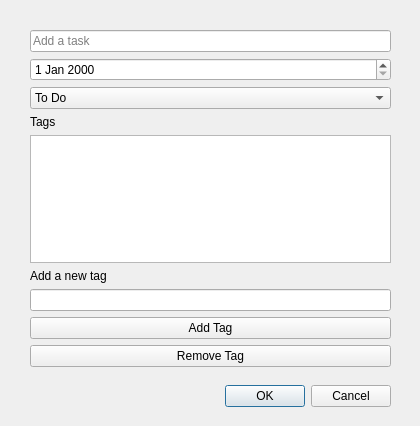
<?xml version="1.0" encoding="UTF-8"?>
<ui version="4.0">
 <class>TaskDialog</class>
 <widget class="QDialog" name="TaskDialog">
  <property name="geometry">
   <rect>
    <x>0</x>
    <y>0</y>
    <width>420</width>
    <height>426</height>
   </rect>
  </property>
  <property name="windowTitle">
   <string>Dialog</string>
  </property>
  <widget class="QDialogButtonBox" name="buttonBox">
   <property name="geometry">
    <rect>
     <x>50</x>
     <y>380</y>
     <width>341</width>
     <height>32</height>
    </rect>
   </property>
   <property name="orientation">
    <enum>Qt::Orientation::Horizontal</enum>
   </property>
   <property name="standardButtons">
    <set>QDialogButtonBox::StandardButton::Cancel|QDialogButtonBox::StandardButton::Ok</set>
   </property>
  </widget>
  <widget class="QWidget" name="gridLayoutWidget">
   <property name="geometry">
    <rect>
     <x>30</x>
     <y>30</y>
     <width>361</width>
     <height>337</height>
    </rect>
   </property>
   <layout class="QGridLayout" name="gridLayout">
    <item row="0" column="0">
     <widget class="QLineEdit" name="titleEdit">
      <property name="placeholderText">
       <string>Add a task</string>
      </property>
     </widget>
    </item>
    <item row="7" column="0">
     <widget class="QLineEdit" name="newTagLineEdit"/>
    </item>
    <item row="8" column="0">
     <widget class="QPushButton" name="addTagButton">
      <property name="text">
       <string>Add Tag</string>
      </property>
     </widget>
    </item>
    <item row="3" column="0">
     <widget class="QLabel" name="tagLabel">
      <property name="text">
       <string>Tags</string>
      </property>
     </widget>
    </item>
    <item row="1" column="0">
     <widget class="QDateEdit" name="dueDateEdit"/>
    </item>
    <item row="2" column="0">
     <widget class="QComboBox" name="statusComboBox">
      <item>
       <property name="text">
        <string>To Do</string>
       </property>
      </item>
      <item>
       <property name="text">
        <string>In Progress</string>
       </property>
      </item>
      <item>
       <property name="text">
        <string>Done</string>
       </property>
      </item>
     </widget>
    </item>
    <item row="5" column="0">
     <widget class="QLabel" name="newTagLabel">
      <property name="text">
       <string>Add a new tag</string>
      </property>
     </widget>
    </item>
    <item row="4" column="0">
     <widget class="QListWidget" name="tagsListWidget"/>
    </item>
    <item row="9" column="0">
     <widget class="QPushButton" name="removeTagButton">
      <property name="text">
       <string>Remove Tag</string>
      </property>
     </widget>
    </item>
   </layout>
  </widget>
 </widget>
 <resources/>
 <connections>
  <connection>
   <sender>buttonBox</sender>
   <signal>accepted()</signal>
   <receiver>TaskDialog</receiver>
   <slot>accept()</slot>
   <hints>
    <hint type="sourcelabel">
     <x>248</x>
     <y>254</y>
    </hint>
    <hint type="destinationlabel">
     <x>157</x>
     <y>274</y>
    </hint>
   </hints>
  </connection>
  <connection>
   <sender>buttonBox</sender>
   <signal>rejected()</signal>
   <receiver>TaskDialog</receiver>
   <slot>reject()</slot>
   <hints>
    <hint type="sourcelabel">
     <x>316</x>
     <y>260</y>
    </hint>
    <hint type="destinationlabel">
     <x>286</x>
     <y>274</y>
    </hint>
   </hints>
  </connection>
 </connections>
</ui>
